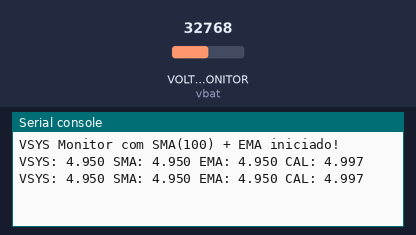
The program below on a simulated CircuitPython board. Shown: the last lines printed to the serial console. The inputs (shaded band) are chosen by the test bench; at power-on: VOLTAGE_MONITOR (vbat) = 32768 (analog values on the 0–65535 scale).

Above: at 1.2 s.
1.3 s: VOLTAGE_MONITOR (vbat) set to 45874
At 2.6 s:
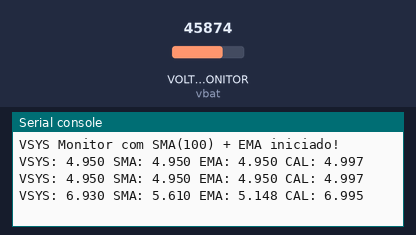
2.8 s: VOLTAGE_MONITOR (vbat) set to 57670
At 3.4 s:
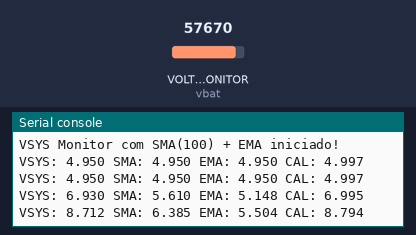
Timing chart, 0 to 5.8 s (numbered marks = the images above; inputs shaded):
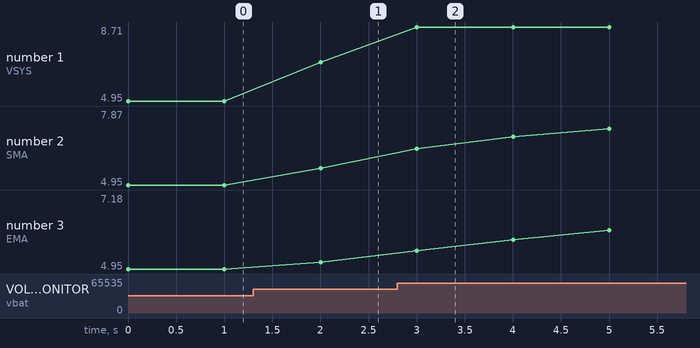

The program:

medir_vsys.py
```python
import analogio
import board
import time

# Config
vbat = analogio.AnalogIn(board.VOLTAGE_MONITOR)
CALIBRACAO_VSYS = 4.721 / 4.677
SMA_TAMANHO = 100
alpha = 0.1

# SMA: janela + soma acumulada
sma_val = []
sma_sum = 0.0

# EMA
ema = None

print("VSYS Monitor com SMA(100) + EMA iniciado!")

while True:
    raw = vbat.value
    voltage_divided = raw * 3.3 / 65536
    vsys = round(voltage_divided * 3, 4)

    # --- SMA (Média Móvel Simples) ---
    sma_val.append(vsys)
    sma_sum += vsys

    if len(sma_val) > SMA_TAMANHO:
        removido = sma_val.pop(0)
        sma_sum -= removido

    sma = sma_sum / len(sma_val)

    # --- EMA (Média Móvel Exponencial) ---
    if ema is None:
        ema = vsys
    else:
        ema = round(alpha * vsys + (1 - alpha) * ema, 4)

    # --- Calibração ---
    vsys_cal = round(voltage_divided * 3 * CALIBRACAO_VSYS, 4)

    # --- PRINT ---
    print(f"VSYS: {vsys:.3f} SMA: {sma:.3f} EMA: {ema:.3f} CAL: {vsys_cal:.3f}")

    time.sleep(1)
```

Measured:
- after the input at 1.3 s, the serial console: prints a new line after 0.70 s (image 1)
- after the input at 2.8 s, the serial console: prints a new line after 0.20 s (image 2)
- plotted number 1: 4.95 → 6.93 after the input at 1.3 s, 6.93 → 8.71 after the input at 2.8 s
- plotted number 2: 4.95 → 5.61 after the input at 1.3 s, 5.61 → 7.87 after the input at 2.8 s
- plotted number 3: 4.95 → 5.15 after the input at 1.3 s, 5.15 → 7.18 after the input at 2.8 s
